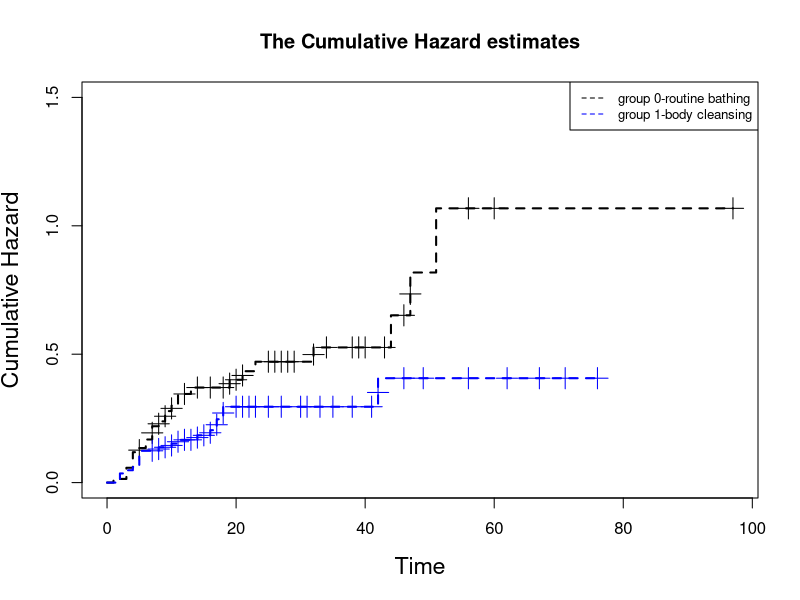
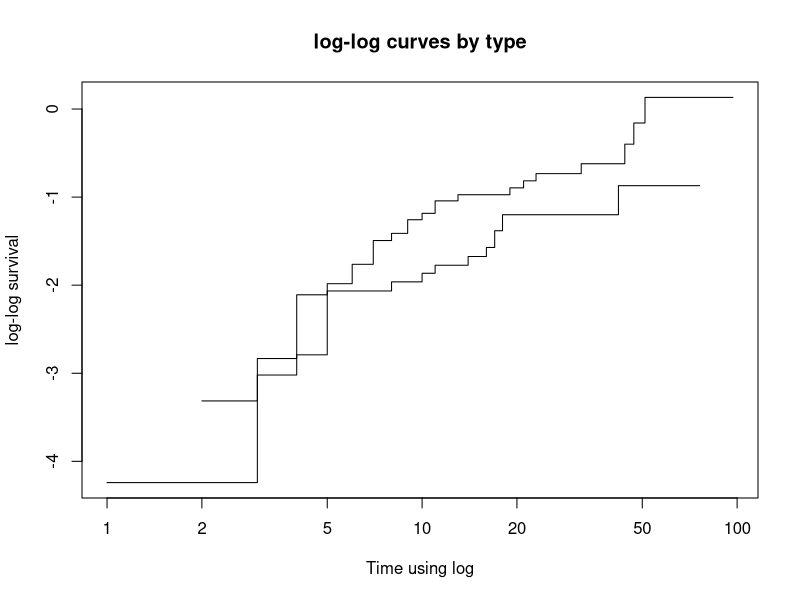
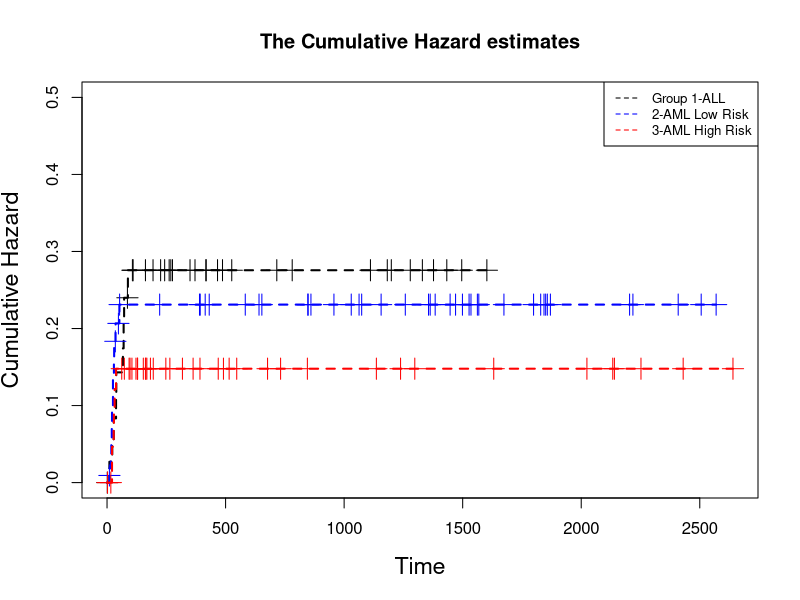
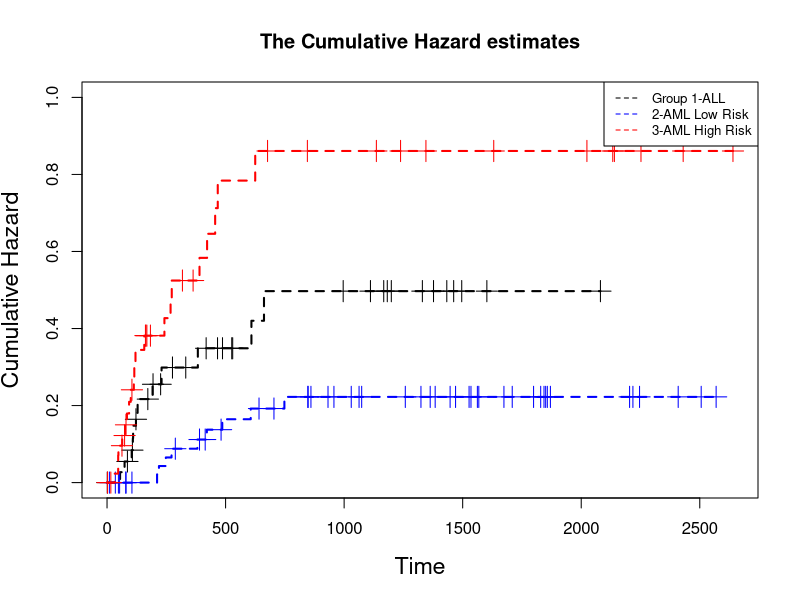
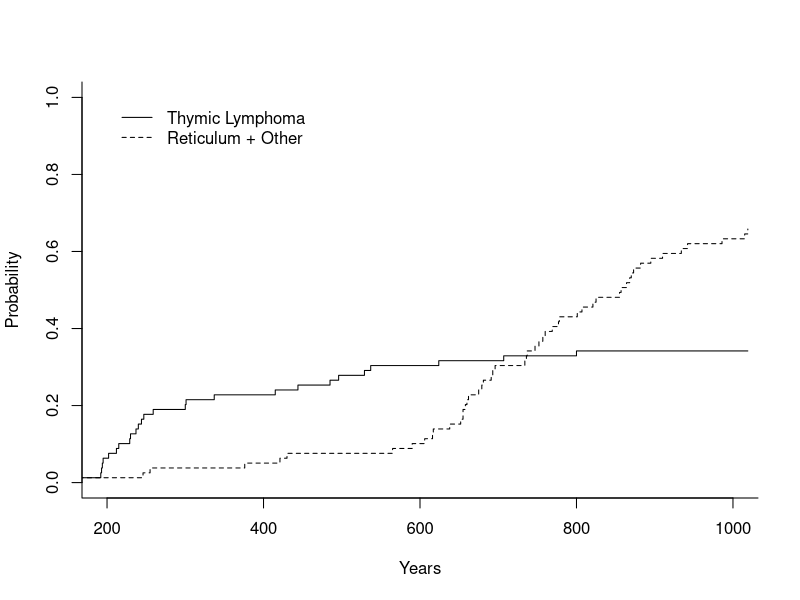
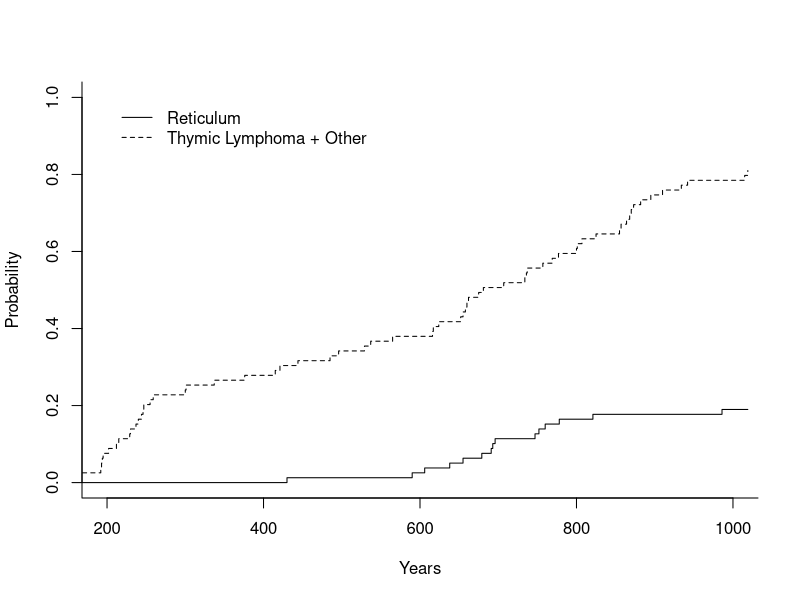
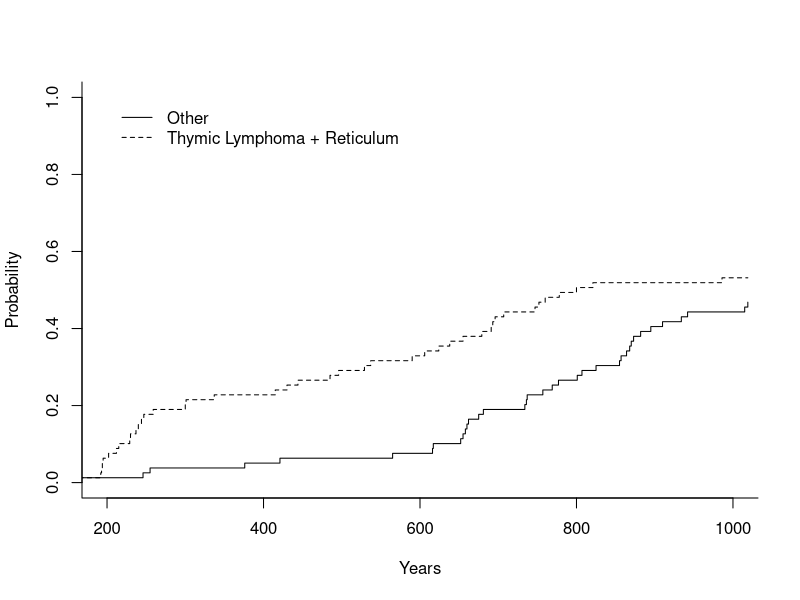

Source code (R) for these figures, in order:
## ---- chunk 1
knitr::opts_chunk$set(echo = TRUE)
## ---- chunk 2
library(survival)
library(KMsurv)
data(burn)
group = burn$Z1 # Treatment: 0-routine bathing 1-Body cleansing
survtime = burn$T3
indicator = burn$D3
fit = survfit(Surv(survtime, indicator)~group)
## ---- chunk 3
# One can check standard error using summary(fit)$std.err
print(summary(fit))
## ---- chunk 4
fitNA = survfit(Surv(survtime, indicator)~group, ctype = 1)
# One can check standard error using summary(fitNA)$std.err
summary(fitNA)
plot(fitNA, lwd=2, lty=2, conf.int=FALSE, mark.time=TRUE, cex=2, cex.lab=1.4,
     cumhaz = TRUE, col=c("black", "blue"), xlab="Time", ylab="Cumulative Hazard",
     main="The Cumulative Hazard estimates", ylim=c(0,1.5))
legend("topright",c("group 0-routine bathing", "group 1-body cleansing"),lty=c(2), 
       col=c("black", "blue"), cex=0.8)
## ---- chunk 5
# check the proportionality hazard assumption
plot(fit, fun = "cloglog", xlab = "Time using log", ylab = "log-log survival", 
     main = "log-log curves by type")
## ---- chunk 6
summary(fit)
## ---- chunk 7
fit.km.burn.routine = survfit(Surv(survtime, indicator)~1, 
                              conf.type="plain", data = burn, subset=(group=="0"))
print(fit.km.burn.routine)
## ---- chunk 8
fit.km.burn.routine = survfit(Surv(survtime, indicator)~1, 
                              conf.type="log-log", data = burn, subset=(group=="0"))
print(fit.km.burn.routine)
## ---- chunk 9
fit.km.burn.routine = survfit(Surv(survtime, indicator)~1, 
                              conf.type="arcsin", data = burn, subset=(group=="0"))
print(fit.km.burn.routine)
## ---- chunk 10
alpha=0.05
critical.Z=qnorm(1-alpha/2)
KMPCIestimator <- function (Z,delta){ 
  UZ<-unique(Z) #Unique observed times;
  N<-length(UZ)
  UZ.order<-order(UZ)
  UZ<-UZ[UZ.order] #sort data;
  KM <- rep(0,N)
  Y<-rep(0,N)
  D<-rep(0,N)
  D[1]<-sum(Z[delta==1]==UZ[1])
  Y[1]<-sum(Z >= UZ[1])
  KM[1] <- 1-D[1]/Y[1] #this is for right continuous value
  for (i in 2: N){
    D[i]<-sum(Z[delta==1]==UZ[i])
    Y[i]<-sum(Z >= UZ[i])
    KM[i] <- KM[i-1]*(1-D[i]/Y[i])
  }
  # Calculate variance and standard error;
  sigma2.s<-rep(0,N)
  for (i in 1: N){
    ## sigma2.s[i]<-sum( (UZ<=UZ[i])*(D/(Y*(Y-D))) ) #old version
    sigma2.s[i]<-sum( (UZ[1:i]<=UZ[i])*(D[1:i]/(Y[1:i]*(Y[1:i]-D[1:i]))))
    ## Note the data is sorted by UZ;
    ## Using this to avoid NaN for times smaller than the largest observation;
  }
  KM.var<-KM^2*sigma2.s
  KM.se<-sqrt(KM.var)
  sigma.s<-sqrt(sigma2.s)
  # 100(1-alpha)% linear confidence interval;
  ###according to lecture note in chapter 4 p36
  linearL<-KM-critical.Z*sigma.s*KM
  linearU<-KM+critical.Z*sigma.s*KM
  # 100(1-alpha)% log-transformed confidence interval;
  theta<-exp((critical.Z*sigma.s)/log(KM))
  ###according to lecture note in chapter 4 p37
  logtransL<-KM^(1/theta)
  logtransU<-KM^theta
  # 100(1-alpha)% arcsine-square-root-transformed confidence interval;
  ###according to lecture note in chapter 4 p38
  ass<-asin(KM^(1/2))
  zss<-critical.Z*sigma.s*(KM/(1-KM))^(1/2)
  azssL<-ass-0.5*zss
  azssU<-ass+0.5*zss
  asrtransL<-(sin(pmax(0,azssL)))^2
  asrtransU<-(sin(pmin(pi/2,azssU)))^2
  Full<-data.frame(UZ,D,Y,KM,sigma2.s,KM.var,KM.se)
  Reduced<-subset(Full, (Full$D>0))
  PCI.full<-data.frame(UZ,D,linearL, linearU, logtransL, logtransU, asrtransL, asrtransU)
  PCI.reduced<-subset(PCI.full, (PCI.full$D>0))
  list(Full, Reduced, PCI.full, PCI.reduced)
}

## ---- chunk 11
# for Group 0-routine bathing
group = burn$Z1 # Treatment: 0-routine bathing 1-Body cleansing
workdata = burn[burn$Z1==0,]
survtime = workdata$T3
indicator = workdata$D3
KMPCI.est<-KMPCIestimator(survtime, indicator)
subset(KMPCI.est[[3]], (KMPCI.est[[3]]$UZ == 10))
## ---- chunk 12
# for Group 1-Body cleansing
group = burn$Z1 # Treatment: 0-routine bathing 1-Body cleansing
workdata = burn[burn$Z1==1,]
survtime = workdata$T3
indicator = workdata$D3
KMPCI.est<-KMPCIestimator(survtime, indicator)
subset(KMPCI.est[[3]], (KMPCI.est[[3]]$UZ == 10))
## ---- chunk 13
# for Group 0-routine bathing
group = burn$Z1 # Treatment: 0-routine bathing 1-Body cleansing
workdata = burn[burn$Z1==0,]
survtime = workdata$T3
indicator = workdata$D3

KMestimator <- function (Z,delta)
{UZ<-unique(Z) #Unique observed times;
N<-length(UZ)
UZ.order<-order(UZ)
UZ<-UZ[UZ.order] #sort data;
KM <- rep(0,N)
Y<-rep(0,N)
D<-rep(0,N)
D[1]<-sum(Z[delta==1]==UZ[1]) #number of events at t1
Y[1]<-sum(Z >= UZ[1]) #number at risk just before t1
KM[1] <- 1-D[1]/Y[1] #this is for right continuous value
for (i in 2: N){
D[i]<-sum(Z[delta==1]==UZ[i])
Y[i]<-sum(Z >= UZ[i])
KM[i] <- KM[i-1]*(1-D[i]/Y[i])
}
# Calculate variance and sdandard error;
sigma2.s<-rep(0,N)
for (i in 1: N){
## sigma2.s[i]<-sum( (UZ<=UZ[i])*(D/(Y*(Y-D))) ) #old version
sigma2.s[i]<-sum( (UZ[1:i]<=UZ[i])*(D[1:i]/(Y[1:i]*(Y[1:i]-D[1:i]))))
## Note the data is sorted by UZ;
## Using this to avoid NaN for times smaller than the largest observation;
}
KM.var<-KM^2*sigma2.s #V(S(t))=S(t)ˆ2*sum(d/(Y*(Y-d)))
KM.se<-sqrt(KM.var)
Full<-data.frame(UZ,D,Y,KM,sigma2.s,KM.var,KM.se) #full dataset
Reduced<-subset(Full, (Full$D>0)) #exclude censored observations
list(Full, Reduced)
}
KM.est<-KMestimator(survtime, indicator)
## ---- chunk 14
##according to lecture note in chapter 4 p50
sigma = sqrt(KM.est[[2]]$sigma2.s)
surv=KM.est[[2]]$KM
md = 2.5272*sigma
####Note: the CI limits should be restricted between -1 and 1;
linearL = surv - md * surv
linearU = surv + md * surv
linearL=linearL*(-1<=linearL)+(-1)*(-1>linearL)
linearU=1*(1<linearU)+linearU*(linearU<=1)
logL = surv^( 1/(exp(md/log(surv))))
logU = surv^(exp(md/(log(surv))))
logL=logL*(-1<=logL)+(-1)*(-1>logL)
logU=1*(1<logU)+logU*(logU<=1)
sinL = (sin(pmax(0, asin(surv^.5)-.5 * md *(surv/(1-surv))^.5)))^2
sinU = (sin(pmin(pi/2, asin(surv^.5) + .5 * md *(surv/(1-surv))^.5)))^2
sinL=sinL*(-1<=sinL)+(-1)*(-1>sinL)
sinU=1*(1<sinU)+sinU*(sinU<=1)
#ConfBand<-data.frame(KM.est[[2]]$UZ, KM.est[[2]]$KM,
#KM.est[[2]]$KM.se,KM.est[[2]]$sigma2.s,linearL,linearU,logL,logU,sinL,sinU)
ConfBand<-data.frame(KM.est[[2]]$UZ, KM.est[[2]]$KM,linearL,linearU,logL,logU,sinL,sinU)
##100(1-alpha)% confidence bands of S(x): [L(t),U(t)] where
##1-alpha=P(L(t)<S(t)<U(t),for all tL<t<tU)
ConfBand<-subset(ConfBand,(8<=KM.est[[2]]$UZ & KM.est[[2]]$UZ<=20))
ConfBand<-as.matrix(ConfBand)
cat("95% EP Confidence Band:","\n")
print(ConfBand)
## ---- chunk 15
# for Group 0-routine bathing
group = burn$Z1 # Treatment: 0-routine bathing 1-Body cleansing
workdata = burn[burn$Z1==1,]
survtime = workdata$T3
indicator = workdata$D3

KMestimator <- function (Z,delta)
{UZ<-unique(Z) #Unique observed times;
N<-length(UZ)
UZ.order<-order(UZ)
UZ<-UZ[UZ.order] #sort data;
KM <- rep(0,N)
Y<-rep(0,N)
D<-rep(0,N)
D[1]<-sum(Z[delta==1]==UZ[1]) #number of events at t1
Y[1]<-sum(Z >= UZ[1]) #number at risk just before t1
KM[1] <- 1-D[1]/Y[1] #this is for right continuous value
for (i in 2: N){
D[i]<-sum(Z[delta==1]==UZ[i])
Y[i]<-sum(Z >= UZ[i])
KM[i] <- KM[i-1]*(1-D[i]/Y[i])
}
# Calculate variance and sdandard error;
sigma2.s<-rep(0,N)
for (i in 1: N){
## sigma2.s[i]<-sum( (UZ<=UZ[i])*(D/(Y*(Y-D))) ) #old version
sigma2.s[i]<-sum( (UZ[1:i]<=UZ[i])*(D[1:i]/(Y[1:i]*(Y[1:i]-D[1:i]))))
## Note the data is sorted by UZ;
## Using this to avoid NaN for times smaller than the largest observation;
}
KM.var<-KM^2*sigma2.s #V(S(t))=S(t)ˆ2*sum(d/(Y*(Y-d)))
KM.se<-sqrt(KM.var)
Full<-data.frame(UZ,D,Y,KM,sigma2.s,KM.var,KM.se) #full dataset
Reduced<-subset(Full, (Full$D>0)) #exclude censored observations
list(Full, Reduced)
}
KM.est<-KMestimator(survtime, indicator)
## ---- chunk 16
##according to lecture note in chapter 4 p50
sigma = sqrt(KM.est[[2]]$sigma2.s)
surv=KM.est[[2]]$KM
md = 2.621*sigma
####Note: the CI limits should be restricted between -1 and 1;
linearL = surv - md * surv
linearU = surv + md * surv
linearL=linearL*(-1<=linearL)+(-1)*(-1>linearL)
linearU=1*(1<linearU)+linearU*(linearU<=1)
logL = surv^( 1/(exp(md/log(surv))))
logU = surv^(exp(md/(log(surv))))
logL=logL*(-1<=logL)+(-1)*(-1>logL)
logU=1*(1<logU)+logU*(logU<=1)
sinL = (sin(pmax(0, asin(surv^.5)-.5 * md *(surv/(1-surv))^.5)))^2
sinU = (sin(pmin(pi/2, asin(surv^.5) + .5 * md *(surv/(1-surv))^.5)))^2
sinL=sinL*(-1<=sinL)+(-1)*(-1>sinL)
sinU=1*(1<sinU)+sinU*(sinU<=1)
#ConfBand<-data.frame(KM.est[[2]]$UZ, KM.est[[2]]$KM,
#KM.est[[2]]$KM.se,KM.est[[2]]$sigma2.s,linearL,linearU,logL,logU,sinL,sinU)
ConfBand<-data.frame(KM.est[[2]]$UZ, KM.est[[2]]$KM,linearL,linearU,logL,logU,sinL,sinU)
##100(1-alpha)% confidence bands of S(x): [L(t),U(t)] where
##1-alpha=P(L(t)<S(t)<U(t),for all tL<t<tU)
ConfBand<-subset(ConfBand,(8<=KM.est[[2]]$UZ & KM.est[[2]]$UZ<=20))
ConfBand<-as.matrix(ConfBand)
cat("95% EP Confidence Band:","\n")
print(ConfBand)
## ---- chunk 17
Year.Interval = c("[0,2)","[2,4)","[4,6)","[6,8)","[8,10)","[10,12)","[12,14)")
Number.of.Events = c(2,1,4,3,2,2,3)
Number.of.Losts = c(3,2,8,10,18,21,21)

risk = c()
for (i in 2:7) {
  risk[1] = 100
  risk[i] = risk[i-1]-Number.of.Events[i-1]-Number.of.Losts[i-1] 
} 
Number.of.Risks = risk

Adj.Number.of.Risks = c()
for (i in 1:7) {
  Adj.Number.of.Risks[i] = Number.of.Risks[i]-Number.of.Losts[i]/2
} 

p = c()
for (i in 2:7) {
  p[1] = 1 - Number.of.Events[1]/Adj.Number.of.Risks[1]
  p[i] = p[i-1]*(1-Number.of.Events[i]/Adj.Number.of.Risks[i])
}

life.table = data.frame(Year.Interval,Number.of.Events,Number.of.Losts,Number.of.Risks,
                        Adj.Number.of.Risks,p)
knitr::kable(life.table, "pipe", 
             col.names = c("Year Interval", "# of HIV-Postive",
                           "# Lost to Follow-up", "# of At-risk",
                           "Adjusted # of At-risk", 
                           "Probability of Individual Survives Beyond this Interval"))
## ---- chunk 18
# use lifetab function
tis = c(0,2,4,6,8,10,12,14)
Number.of.Events = c(2,1,4,3,2,2,3)
Number.of.Losts = c(3,2,8,10,18,21,21)
knitr::kable(data.frame(lifetab(tis, 100, Number.of.Losts, Number.of.Events)), "latex")
## ---- chunk 19
library(survival)
library(KMsurv)
data(burn)
group = burn$Z1 # Treatment: 0-routine bathing 1-Body cleansing
survtime = burn$T3
indicator = burn$D3
## ---- chunk 20
# log-rank test using survdiff()
logrank.test = survdiff(Surv(survtime, indicator)~group, rho = 0, data = burn)
logrank.test
logrank.test$chisq
## ---- chunk 21
#Self-written function for Log-rank Test and Gehan's Test

# Function for calculations of event numbers and risk sets;
# test=1-> Log-rank, 2-> Gehan, 3-> Fleming-Harrington, p=1, q=1, 4-> Peto;
#(Z, delta) represents all observations in the dataset;

RiskSet <- function (Z,delta,Z1,delta1, test) #(Z1,delta1) represent obs. in a group;
{ 
  UZ<-unique(Z[delta==1]) #Unique observed times;
  N<-length(UZ)
  UZ.order<-order(UZ)
  UZ<-UZ[UZ.order] #sort data;
  KM <- rep(0,N)
  KM.tilde<-rep(0,N) #Used in Peto-Peto weights;
  Y<-rep(0,N)
  D<-rep(0,N)
  Y1<-rep(0,N)
  D1<-rep(0,N)
  YY<-rep(0,N)
  for (i in 1 : N){
  D[i]<-sum(Z[delta==1]==UZ[i])
  Y[i]<-sum(Z >= UZ[i])
  D1[i]<-sum(Z1[delta1==1]==UZ[i])
  Y1[i]<-sum(Z1 >= UZ[i])
  YY[i]<-Y[i]+1 #Used in Peto-Peto weights;
  if (i==1){
  KM[i]=1
  KM.tilde[i]=1-D[1]/YY[1]
  }
  else{
  KM[i]<-KM[i-1]*(1-D[i-1]/Y[i-1]) #left continuous version of K-M estimator for Fleiming-KM.tilde[i]<-KM.tilde[i-1]*(1-D[i]/YY[i]) #Modified K-M estimator;
  }
  }
  D2<-D-D1
  Y2<-Y-Y1
  Y1DY<-Y1*(D/Y)
  Y2DY<-Y2*(D/Y)
  DY1DY<-D1-Y1DY
  YDY=((Y-D)/((Y-1)*(Y!=1)+1*(Y==1)))*(Y!=1)+ 0*(Y==1)
  #This means if Y=1, (Y-D)/(Y-1)=0, which will not affect results;
  Y1YYYD<-(Y1/Y)*(1-Y1/Y)*YDY*D
  print(UZ)
  dyTable<-data.frame(UZ, Y1, D1, Y2, D2, Y, D, Y1DY, DY1DY, Y1YYYD, KM, KM.tilde)
  # Change test method here, e.g. 1->log-rank test, 2->Gehan test;
  if (test==1){
    W=1
  cat("The test is Log-rank test:", "\n")
  }
  if (test==2){
  W<- Y
  cat("The test is Gehan test:", "\n")
  }
  if (test==3){
  W<- KM*(1-KM) # KM*(1-KM)-> Fleming-Harrinnton test with p=1 and q=1;
  cat("The test is Fleming-Harrinnton test with p=1 and q=1:", "\n")
  }
  if (test==4){
  W<- KM.tilde
  cat("The test is Peto-Peto test:", "\n")
  }
  #Calculate Z(tau) values;
  Z1Tau<-sum(W*(D1-Y1DY))
  Z2Tau<-sum(W*(D2-Y2DY))
  ZTau<-matrix(c(Z1Tau,Z2Tau),2,1)
  # Calculate variance and covariance;
  sigma11<-sum(W^2*(Y1/Y)*(1-Y1/Y)*YDY*D)
  sigma22<-sum(W^2*(Y2/Y)*(1-Y2/Y)*YDY*D)
  sigma12<--sum(W^2*(Y1/Y)*(Y2/Y)*YDY*D)
  sigma21<-sigma12
  varmatrix<-matrix(c(sigma11,sigma12, sigma21, sigma22), 2,2)
  # Calculate Chi-Squred statistic and p-value using Z_1(tau);
  chiSq<-Z1Tau^2/sigma11
  pval<-1-pchisq(chiSq, 1)
  testval<-c(chiSq,pval)
  list(dyTable, ZTau, varmatrix, testval)
}
## ---- chunk 22
Z<-burn$T3
delta<-burn$D3
Z1<-burn$T3[burn$Z1==0] # 0-routine bathing 1-Body cleansing
delta1<-burn$D3[burn$Z1==0]

# Set a value for test for a specific test;
# test=1-> Log-rank, 2-> Gehan, 3-> Fleming-Harrington, p=1, q=1, 4-> Peto-Peto;
test=1 #Change test value here to get different weights;
Results.Logrank<-RiskSet(Z,delta,Z1,delta1, test)
Results.Logrank
## ---- chunk 23
test=2 #Change test value here to get different weights;
Results.Gehan<-RiskSet(Z,delta,Z1,delta1, test)
Results.Gehan
## ---- chunk 24
library(KMsurv)
data("bmt")
head(bmt,3)
# group Disease Group 1-ALL, 2-AML Low Risk, 3-AML High Risk
# t2 Disease Free Survival Time (Time To Relapse, Death Or End Of Study)
# d2 Relapse Indicator 1-Relapsed, 0-Disease Free
# ta Time To Acute Graft-Versus-Host Disease
# da Acute GVHD Indicator 1-Developed Acute GVHD 0-Never Developed Acute GVHD)
## ---- chunk 25
survtime = bmt$ta
indicator = bmt$da
group = bmt$group
# log-rank test
logrank.test = survdiff(Surv(survtime, indicator)~group, rho = 0, data = bmt)
logrank.test
## ---- chunk 26
fitNA = survfit(Surv(survtime, indicator)~group, ctype = 1)
plot(fitNA, lwd=2, lty=2, conf.int=FALSE, mark.time=TRUE, cex=2, cex.lab=1.4,
cumhaz = TRUE, col=c("black", "blue", "red"), xlab="Time", ylab="Cumulative Hazard",
main="The Cumulative Hazard estimates", ylim=c(0,0.5))
legend("topright",c("Group 1-ALL", "2-AML Low Risk", "3-AML High Risk"),lty=c(2),
col=c("black", "blue", "red"), cex=0.8)
## ---- chunk 27
survtime = bmt$t2
indicator = bmt$d2
group = bmt$group
# log-rank test
logrank.test = survdiff(Surv(survtime, indicator)~group, rho = 0, data = bmt)
logrank.test
## ---- chunk 28
fitNA = survfit(Surv(survtime, indicator)~group, ctype = 1)
plot(fitNA, lwd=2, lty=2, conf.int=FALSE, mark.time=TRUE, cex=2, cex.lab=1.4,
cumhaz = TRUE, col=c("black", "blue", "red"), xlab="Time", ylab="Cumulative Hazard",
main="The Cumulative Hazard estimates", ylim=c(0,1))
legend("topright",c("Group 1-ALL", "2-AML Low Risk", "3-AML High Risk"),lty=c(2),
col=c("black", "blue", "red"), cex=0.8)
## ---- chunk 29
thymic = c(158,192,193,194,195,202,212,215,229,230,237,240,244,
           247,259,300,301,337,415,444,485,496,529,537,624,707,800)
reticulum = c(430,590,606,638,655,679,691,693,696,747,752,760,778,821,986)
other = c(136,246,255,376,421,565,616,617,652,655,658,660,662,675,681,734,
          736,737,757,769,777,801,807,825,855,857,864,868,870,873,882,895,
          910,934,942,1015,1019)
age = append(append(thymic, reticulum), other)
d1 = append(rep(1, length(thymic)), rep(0, length(reticulum)+length(other)))
d2 = append(append(rep(0, length(thymic)), rep(1, length(reticulum))), rep(0, length(other)))
d3 = append(append(rep(0, length(thymic)), rep(0, length(reticulum))), rep(1, length(other)))
workdata = data.frame(age, d1, d2, d3)
head(workdata)
## ---- chunk 30
library(cmprsk)
library(survival)
## Thymic Lymphoma
indicator = append(rep(1, length(thymic)), rep(2, length(reticulum)+length(other)))
data1 = data.frame(age, indicator)
CI_thymic = cuminc(age, indicator, cencode=0)
plot.cuminc(CI_thymic, xlim = c(200,1000), curvlab = c("Thymic Lymphoma", "Reticulum + Other"))
timepoints(CI_thymic, c(200,300,400,500,600,700,800,900,1000))
## Reticulum
indicator = append(append(rep(2,length(thymic)), rep(1, length(reticulum))), rep(2, length(other)))
data1 = data.frame(age, indicator)
CI_reticulum = cuminc(age, indicator, cencode=0)
plot.cuminc(CI_reticulum, xlim = c(200,1000), curvlab = c("Reticulum", "Thymic Lymphoma + Other"))
timepoints(CI_reticulum, c(200,300,400,500,600,700,800,900,1000))
## Other
indicator = append(append(rep(2,length(thymic)), rep(2, length(reticulum))), rep(1, length(other)))
data1 = data.frame(age, indicator)
CI_other = cuminc(age, indicator, cencode=0)
plot.cuminc(CI_other, xlim = c(200,1000), curvlab = c("Other", "Thymic Lymphoma + Reticulum"))
timepoints(CI_other, c(200,300,400,500,600,700,800,900,1000))
## ---- chunk 31
time = unique(sort(workdata$age))
thymic = timepoints(CI_thymic, time)$est[1,]
reticulum = timepoints(CI_reticulum, time)$est[1,]
other = timepoints(CI_other, time)$est[1,]
status = rep(1, nrow(workdata))
fit = survfit(Surv(age, status)~1, data = workdata)
KM = summary(fit)$surv
match = round((1-KM),5)==round((thymic+reticulum+other),5)
result = data.frame(thymic, reticulum, other, KM, 1-KM, thymic+reticulum+other, match)
knitr::kable(result, "pipe", col.names = c("CI_thymic", "CI_reticulum", "CI_other", 
                                           "KM", "1-KM", "CI(t)", "Match"))
## ---- chunk 32
fit1 = survfit(Surv(age, d1)~1, data = workdata)
fit2 = survfit(Surv(age, d2)~1, data = workdata)
fit3 = survfit(Surv(age, d3)~1, data = workdata)

km1 = summary(fit1, times = c(200,300,400,500,600,700,800,900,1000))$surv
km2 = summary(fit2, times = c(200,300,400,500,600,700,800,900,1000))$surv
km3 = summary(fit3, times = c(200,300,400,500,600,700,800,900,1000))$surv
## ---- chunk 33
comp1 = 1 - km1
CI1 = timepoints(CI_thymic, c(200,300,400,500,600,700,800,900,1000))$est[1,]
comp2 = 1 - km2
CI2 = timepoints(CI_reticulum, c(200,300,400,500,600,700,800,900,1000))$est[1,]
comp3 = 1 - km3
CI3 = timepoints(CI_other, c(200,300,400,500,600,700,800,900,1000))$est[1,]

partc.result = data.frame(comp1, CI1, round(comp1-CI1,5), 
                          comp2, CI2, round(comp2-CI2,5), 
                          comp3, CI3, round(comp3-CI3,5))
knitr::kable(partc.result, "latex", col.names = c("F_x1", "CI_1", "difference",
                                                 "F_x2", "CI_2", "difference",
                                                 "F_x3", "CI_3", "difference"))
## ---- chunk 34
# for t=500, k=1
numerator = timepoints(CI_thymic, c(200,300,400,500,600,700,800,900,1000))$est[1,4]
denominator = 1- timepoints(CI_thymic, c(200,300,400,500,600,700,800,900,1000))$est[2,4]
numerator/denominator
# for t=800, k=1
numerator = timepoints(CI_thymic, c(200,300,400,500,600,700,800,900,1000))$est[1,7]
denominator = 1- timepoints(CI_thymic, c(200,300,400,500,600,700,800,900,1000))$est[2,7]
numerator/denominator
